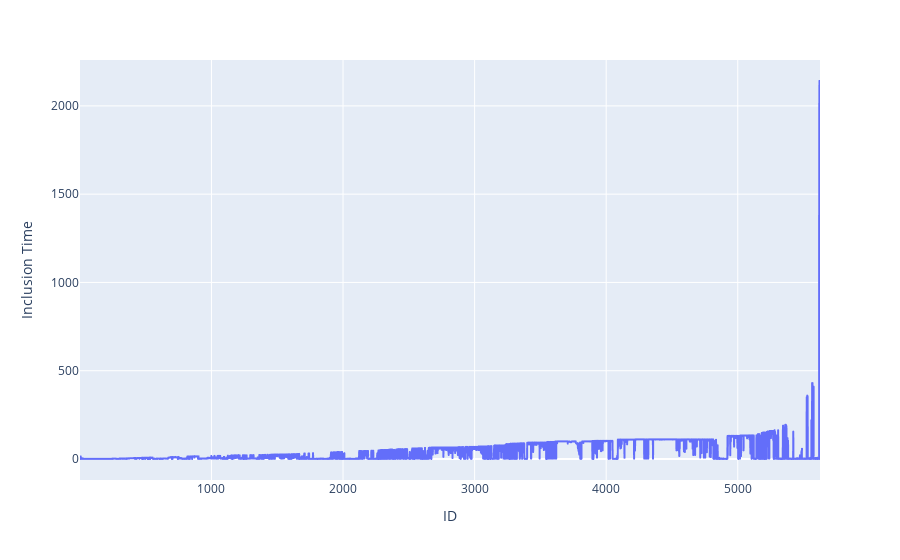

Here is the notebook cell this chart was saved with:
### Code cell
fig = px.line(df_merged, x="no", y="inclusion_time", labels = {"no": "ID", "inclusion_time": "Inclusion Time"})
fig.show()

### Figure 1 — Plotly figure (JSON) as saved in the notebook; plotly's stock layout.template omitted (floating-point values rounded to 4 significant figures; data arrays with more than 128 entries replaced by an {"elided": "..."} marker saying what was removed)
{"data": [{"hovertemplate": "ID=%{x}<br>Inclusion Time=%{y}<extra></extra>", "legendgroup": "", "line": {"color": "#636efa", "dash": "solid"}, "marker": {"symbol": "circle"}, "mode": "lines", "name": "", "showlegend": false, "type": "scattergl", "x": {"elided": "5625 int values"}, "xaxis": "x", "y": {"elided": "5625 int values"}, "yaxis": "y"}], "layout": {"autosize": true, "legend": {"tracegroupgap": 0}, "margin": {"t": 60}, "xaxis": {"anchor": "y", "autorange": true, "domain": [0, 1], "range": [1, 5625], "title": {"text": "ID"}, "type": "linear"}, "yaxis": {"anchor": "x", "autorange": true, "domain": [0, 1], "range": [-118.9, 2260.0], "title": {"text": "Inclusion Time"}, "type": "linear"}}}
